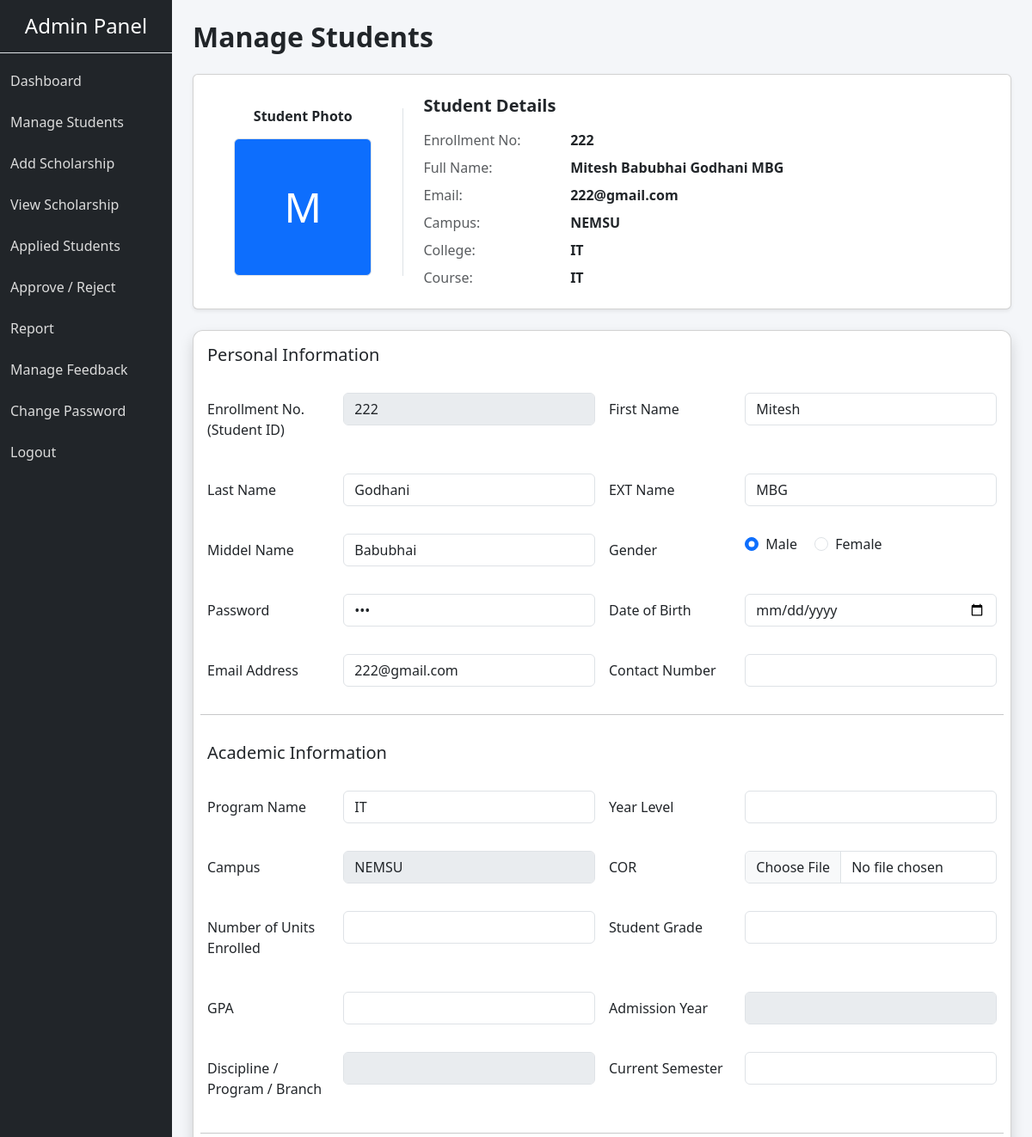
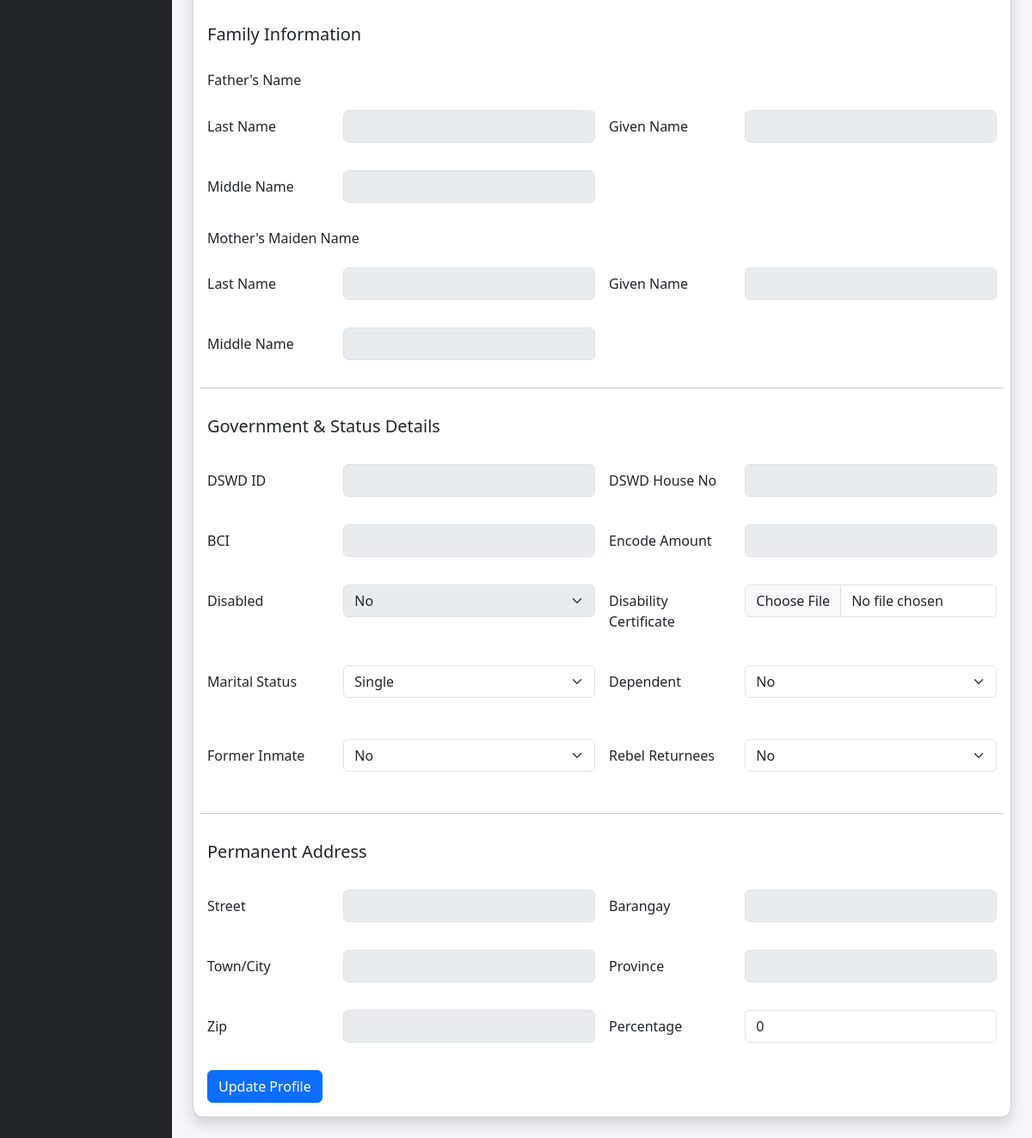
The app's page /admin/edit_student.php?stu_id=3 with its own data (2 pictures, top to bottom).
### tables this page shows
CREATE TABLE `student_master` (
  `stu_id` int(11) NOT NULL,
  `stu_enroll` varchar(20) NOT NULL,
  `stu_fname` varchar(20) NOT NULL,
  `stu_lname` varchar(20) NOT NULL,
  `stu_ext` varchar(20) DEFAULT NULL,
  `stu_mname` varchar(20) DEFAULT NULL,
  `stu_gender` varchar(10) DEFAULT NULL,
  `stu_pass` varchar(50) DEFAULT NULL,
  `stu_dob` date DEFAULT NULL,
  `stu_email` varchar(50) DEFAULT NULL,
  `stu_contact` varchar(15) DEFAULT NULL,
  `stu_program` varchar(200) DEFAULT NULL,
  `stu_year_level` varchar(10) DEFAULT NULL,
  `stu_campus` varchar(50) DEFAULT NULL,
  `stu_cor` varchar(100) DEFAULT NULL,
  `stu_units` varchar(50) DEFAULT NULL,
  `stu_grade` varchar(20) DEFAULT NULL,
  `stu_gpa` varchar(20) DEFAULT NULL,
  `stu_adm_year` varchar(10) DEFAULT NULL,
  `stu_college` varchar(50) DEFAULT NULL,
  `stu_sem` varchar(10) DEFAULT NULL,
  `father_lname` varchar(50) DEFAULT NULL,
  `father_gname` varchar(50) DEFAULT NULL,
  `father_mname` varchar(50) DEFAULT NULL,
  `mother_lname` varchar(50) DEFAULT NULL,
  `mother_gname` varchar(50) DEFAULT NULL,
  `mother_mname` varchar(50) DEFAULT NULL,
  `stu_dswd` varchar(50) DEFAULT NULL,
  `stu_house` varchar(50) DEFAULT NULL,
  `stu_bci` varchar(50) DEFAULT NULL,
  `stu_amount` varchar(10) DEFAULT NULL,
  `stu_disabled` varchar(5) DEFAULT NULL,
  `stu_disability` varchar(50) DEFAULT NULL,
  `stu_marital` varchar(15) DEFAULT NULL,
  `stu_dependent` varchar(15) DEFAULT NULL,
  `stu_inmate` varchar(15) DEFAULT NULL,
  `stu_rebel` varchar(50) DEFAULT NULL,
  `stu_street` varchar(50) DEFAULT NULL,
  `stu_barangay` varchar(50) DEFAULT NULL,
  `stu_city` varchar(50) DEFAULT NULL,
  `stu_province` varchar(50) DEFAULT NULL,
  `stu_zip` varchar(50) DEFAULT NULL,
  `stu_perc` float DEFAULT NULL,
  `stu_profilepic` varchar(200) DEFAULT NULL,
  `stu_status` varchar(10) NOT NULL DEFAULT 'active',
  `complete` varchar(3) NOT NULL DEFAULT 'No'
);

### admin/edit_student.php (the view, shortened to what the rows shown need)
<?php
include "../db.php";
$stu_id = $_GET['stu_id'];
$stmt = $conn->prepare("SELECT * FROM `student_master` WHERE `stu_id` = '". $stu_id ."' ");
$stmt->execute();
$result = $stmt->get_result();
$user = $result->fetch_assoc();
?>
<!DOCTYPE html>
<html lang="en">
<head>
    <link href="https://cdn.jsdelivr.net/npm/bootstrap@5.3.2/dist/css/bootstrap.min.css" rel="stylesheet">
    <link href="css/style.css" rel="stylesheet">
</head>
<body>
<div class="container-fluid">
    <div class="row">
        <div class="col-md-9 col-lg-10 p-4 content-area">
            <h2 class="fw-bold mb-4">Manage Students</h2>
           <div id="editProfile" class="mt-4">
                <?php
                $photo_path = (!empty($user['stu_profilepic']) && file_exists("../uploads/profile_photos/" . $user['stu_profilepic']))
                    ? "../uploads/profile_photos/" . $user['stu_profilepic']
                    : null;
                ?>
                <div class="card p-4 shadow-sm mb-4">
                    <div class="row align-items-center">
                        <div class="col-md-3 text-center border-end">
                            <h6 class="mb-3 fw-bold">Student Photo</h6>
                            <?php if ($photo_path) { ?>
                                <img src="<?php echo $photo_path; ?>?v=<?php echo time(); ?>" alt="Student Photo" class="img-thumbnail" style="width: 160px; height: 160px; object-fit: cover;">
                            <?php } else { ?>
                                <div class="d-inline-flex align-items-center justify-content-center bg-primary text-white img-thumbnail" style="width: 160px; height: 160px; font-size: 48px;">
                                    <?php echo strtoupper(substr($user['stu_fname'], 0, 1)); ?>
                                </div>
                            <?php } ?>
                        </div>
                        <div class="col-md-9 ps-md-4">
                            <div class="row mb-2">
                                <div class="col-sm-3 text-muted">Enrollment No:</div>
                                <div class="col-sm-9 fw-bold"><?php echo htmlspecialchars($user['stu_enroll']); ?></div>
                            </div>
                            <div class="row mb-2">
                                <div class="col-sm-3 text-muted">Full Name:</div>
                                <div class="col-sm-9 fw-bold">
                                    <?php echo htmlspecialchars(trim($user['stu_fname'] . ' ' . $user['stu_mname'] . ' ' . $user['stu_lname'] . ' ' . $user['stu_ext'])); ?>
                                </div>
                            </div>
                            <div class="row mb-2">
                                <div class="col-sm-3 text-muted">Email:</div>
                                <div class="col-sm-9 fw-bold"><?php echo htmlspecialchars($user['stu_email']); ?></div>
                            </div>
                            <div class="row mb-2">
                                <div class="col-sm-3 text-muted">Campus:</div>
                                <div class="col-sm-9 fw-bold"><?php echo htmlspecialchars($user['stu_campus']); ?></div>
                            </div>
                            <div class="row mb-2">
                                <div class="col-sm-3 text-muted">College:</div>
                                <div class="col-sm-9 fw-bold"><?php echo htmlspecialchars($user['stu_college']); ?></div>
                            </div>
                            <div class="row mb-0">
                                <div class="col-sm-3 text-muted">Course:</div>
                                <div class="col-sm-9 fw-bold"><?php echo htmlspecialchars($user['stu_program']); ?></div>
                            </div>
                        </div>
                    </div>
                </div>
                <div class="card p-3 shadow card-custom">
                    <form method="post" enctype="multipart/form-data">
                        <div class="row g-3">
                            <div class="col-md-6">
                               <div class="row mb-3">
                                <div class="col-sm-8">
                                    <input type="text" class="form-control" name = "stu_enroll" disabled value="<?php echo $user['stu_enroll']; ?>">
                                </div>
                                </div>
                            </div>
                            <div class="col-md-6">
                               <div class="row mb-3">
                                <div class="col-sm-8">
                                    <input type="text" class="form-control" name = "stu_fname" value="<?php echo $user['stu_fname']; ?>">
                                </div>
                                </div>
                            </div>
                            <div class="col-md-6">
                               <div class="row mb-3">
                                <div class="col-sm-8">
                                    <input type="text" class="form-control" name = "stu_lname" value="<?php echo $user['stu_lname']; ?>">
                                </div>
                                </div>
                            </div>
                            <div class="col-md-6">
                               <div class="row mb-3">
                                <div class="col-sm-8">
                                    <input type="text" class="form-control" name = "stu_ext" value="<?php echo $user['stu_ext']; ?>">
                                </div>
                                </div>
                            </div>
                            <div class="col-md-6">
                               <div class="row mb-3">
                                <div class="col-sm-8">
                                    <input type="text" class="form-control" name = "stu_mname" value="<?php echo $user['stu_mname']; ?>">
                                </div>
                                </div>
                            </div>
                            <div class="col-md-6">
                               <div class="row mb-3">
                                <div class="col-sm-8">
                                    <div class="form-check form-check-inline">
                                        <input class="form-check-input" type="radio" name="stu_gender" value="M" id="male3" <?php if($user['stu_gender']=="M") echo "checked"; ?>>
                                        <label class="form-check-label" for="male3">Male</label>
                                    </div>
                                    <div class="form-check form-check-inline">
                                        <input class="form-check-input" type="radio" name="stu_gender" value="F" id="female3" <?php if($user['stu_gender']=="F") echo "checked"; ?>>
                                        <label class="form-check-label" for="female3">Female</label>
                                    </div>
                                </div>
                                </div>
                            </div>
                            <div class="col-md-6">
                               <div class="row mb-3">
                                <div class="col-sm-8">
                                    <input type="password" class="form-control" name = "stu_pass" value="<?php echo $user['stu_pass']; ?>">
                                </div>
                                </div>
                            </div>
                            <div class="col-md-6">
                               <div class="row mb-3">
                                <div class="col-sm-8">
                                    <input type="date" class="form-control" name = "stu_dob" value="<?php echo $user['stu_dob']; ?>">
                                </div>
                                </div>
                            </div>
                            <div class="col-md-6">
                               <div class="row mb-3">
                                <div class="col-sm-8">
                                    <input type="email" class="form-control" name = "stu_email" value="<?php echo $user['stu_email']; ?>">
                                </div>
                                </div>
                            </div>
                            <div class="col-md-6">
                               <div class="row mb-3">
                                <div class="col-sm-8">
                                    <input type="text" class="form-control" name = "stu_program" value="<?php echo $user['stu_program']; ?>">
                                </div>
                                </div>
                            </div>
                            <div class="col-md-6">
                               <div class="row mb-3">
                                <div class="col-sm-8">
                                    <input type="text" class="form-control" name = "stu_campus" disabled value="<?php echo $user['stu_campus']; ?>">
                                </div>
                                </div>
                            </div>
                            <div class="col-md-6">
                               <div class="row mb-3">
                                <div class="col-sm-8">
                                    <select class="form-select mb-3" name="stu_marital">
                                        <option <?php if($user['stu_marital']=="Single") echo "selected"; ?>>Single</option>
                                    </select>
                                </div>
                                </div>
                            </div>
                            <div class="col-md-6">
                               <div class="row mb-3">
                                <div class="col-sm-8">
                                    <select class="form-select mb-3" name="stu_dependent">
                                        <option <?php if($user['stu_dependent']=="No") echo "selected"; ?>>No</option>
                                    </select>
                                </div>
                                </div>
                            </div>
                            <div class="col-md-6">
                               <div class="row mb-3">
                                <div class="col-sm-8">
                                    <select class="form-select mb-3" name="stu_inmate">
                                        <option <?php if($user['stu_inmate']=="No") echo "selected"; ?>>No</option>
                                    </select>
                                </div>
                                </div>
                            </div>
                            <div class="col-md-6">
                               <div class="row mb-3">
                                <div class="col-sm-8">
                                    <select class="form-select mb-3" name="stu_rebel">
                                        <option <?php if($user['stu_rebel']=="No") echo "selected"; ?>>No</option>
                                    </select>
                                </div>
                                </div>
                            </div>
                            <div class="col-md-6">
                               <div class="row mb-3">
                                <div class="col-sm-8">
                                    <input type="number" class="form-control" name = "stu_perc" value="<?php echo $user['stu_perc']; ?>">
                                </div>
                                </div>
                            </div>
                        </div>
                    </form>
                </div>
            </div>
        </div>
    </div>
</div>
</body>
</html>

### records on screen
student_master: stu_fname "M", stu_enroll "222", stu_fname+stu_mname+stu_lname "Mitesh Babubhai Godhani MBG", stu_email "222@gmail.com", stu_campus "NEMSU", stu_college "IT", stu_program "IT", stu_fname "Mitesh", stu_lname "Godhani", stu_ext "MBG", stu_mname "Babubhai", stu_gender "☑ Male", stu_gender "☐ Female", stu_marital "Single", stu_dependent "No", stu_inmate "No", stu_rebel "No", stu_perc "0"
